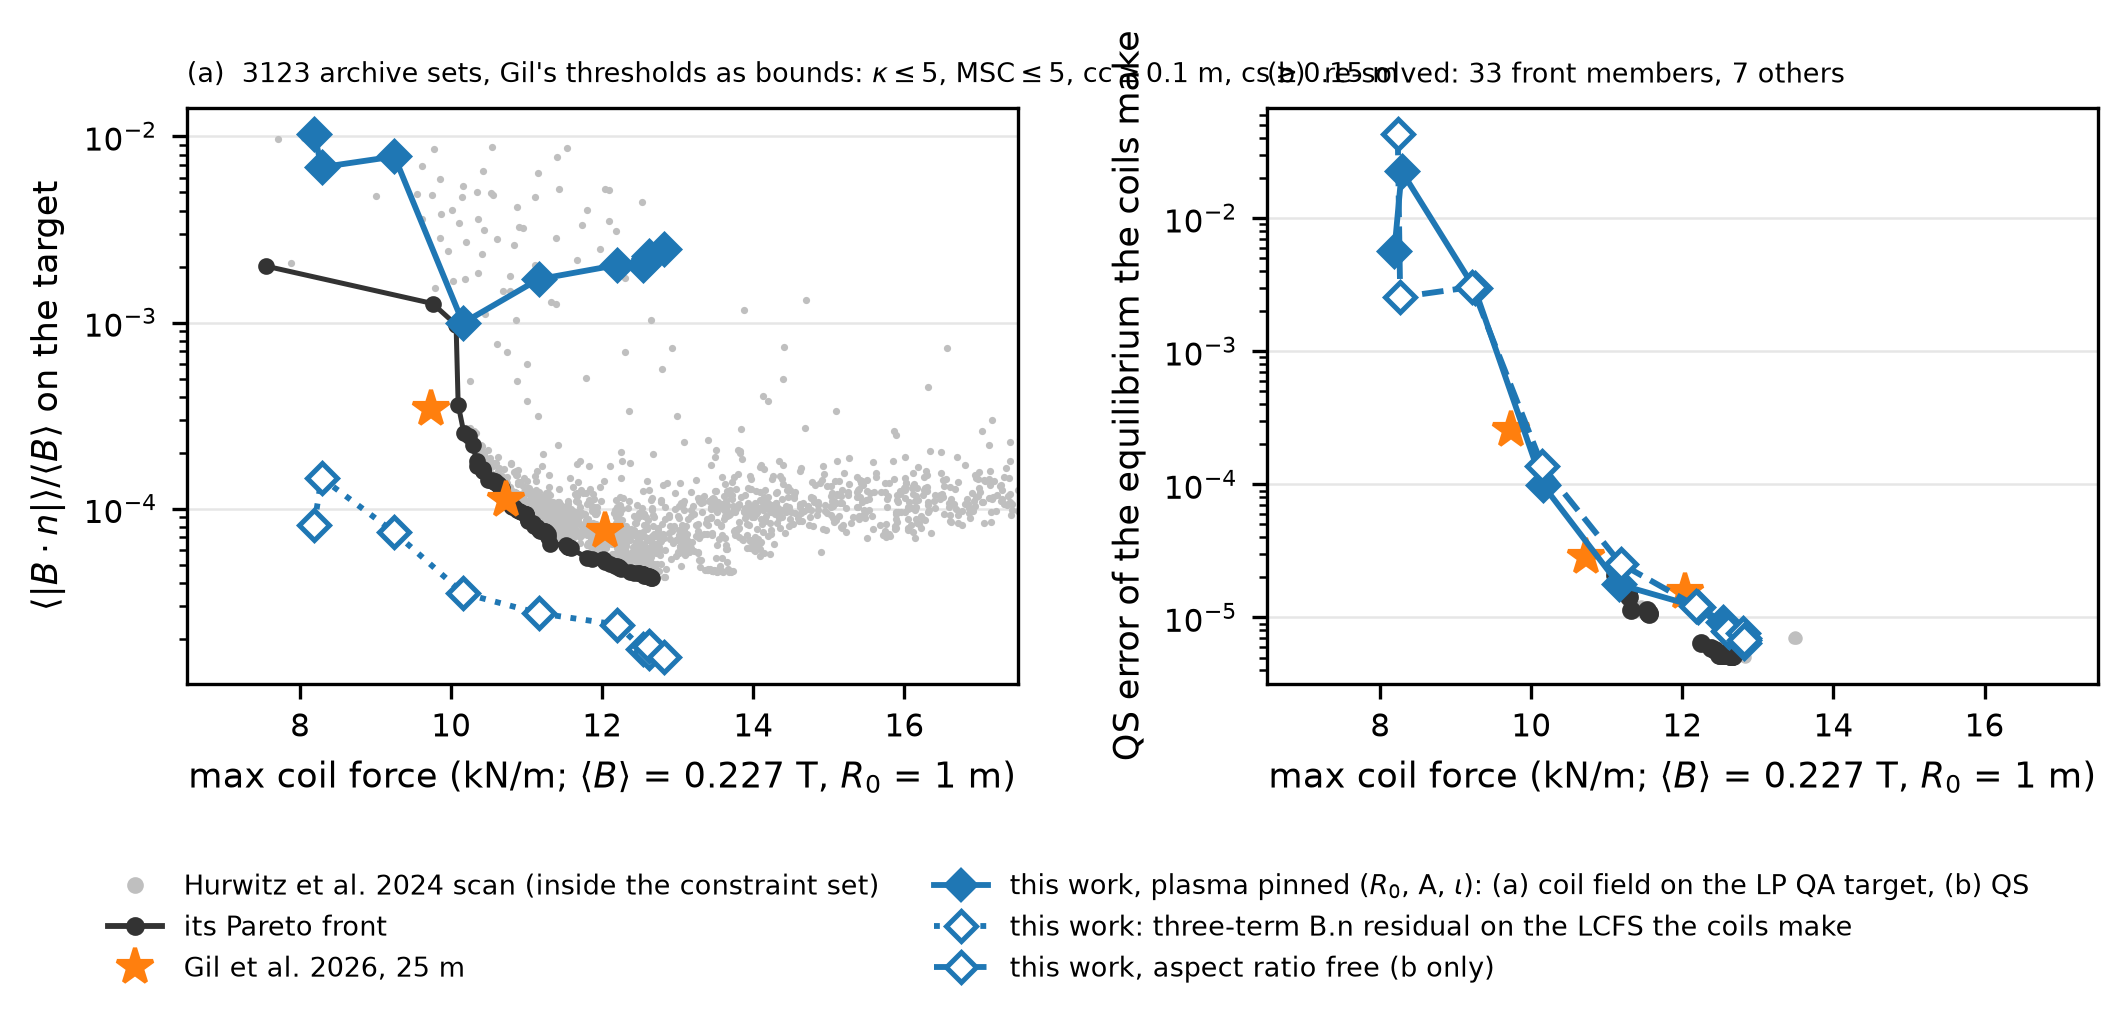

Python code for this plot:
"""Force-vs-field-error figure in the style of Gil et al. 2026 Fig. 1, under ONE constraint set (Gil's PRE thresholds as bounds:
kappa <= 5, MSC <= 5, cc >= 0.1 m, cs >= 0.15 m; 5 coils per half period, LP QA at R0 = 1 m, a = 0.05 m, <B> = 0.227 T):

    python analysis/fig_force_cloud.py analysis/fig_force_cloud.pdf [--box|--scan]

(a) every archive optimization inside the constraint set (grey cloud, their own metric <|B.n|>/<B>), its Pareto front (black),
    Gil's 25 m points (orange stars) and our strict-box runs (blue, B.n of the final coils on the LP QA target);
(b) the same front members and our runs re-solved with the three-term free-boundary evaluator at 12x12 / VC 64:
    QS error of the equilibrium the coils make.  --scan uses Gil's a-posteriori filter instead (kappa < 12, l < 6.5 m, ...),
    which is the set our 'S' family (scan constraints, start's own length) is compared with.
"""
import json
import re
import sys
from pathlib import Path

import matplotlib
import numpy as np

matplotlib.use("Agg")
import matplotlib.pyplot as plt
from matplotlib.lines import Line2D

P = Path(__file__).resolve().parents[1]
out = sys.argv[1]
mode = "scan" if "--scan" in sys.argv else "box"
cloud = json.load(open(P / "runs/hurwitz_cloud.json"))
M = json.load(open(P / "runs/force_front_metrics.json"))
EV = P / "runs/lpqa_vacuum_eval_12x12"
OURS, GIL = "C0", "C1"


def inside(r):
    if mode == "box":
        return r["kappa"] <= 5 and r["msc"] <= 5 and r["cc"] >= 0.1 and r["cs"] >= 0.15
    return r["kappa"] < 12 and r["maxl"] < 6.5 and r["cs"] > 0.166 and r["cc"] > 0.083 and r["bn"] < 4e-3


def front(pts, key_y="bn"):
    pts = sorted(pts, key=lambda p: (p[key_y], p["force"])); out, best = [], 1e9
    for p in pts:
        if p["force"] < best:
            out.append(p); best = p["force"]
    return sorted(out, key=lambda p: p["force"])


def qs_of(name):
    f = EV / name / "row.json"
    return json.load(open(f))["qa_total"] if f.exists() else None


def latest_run(prefix):
    c = sorted((p for p in (P / "runs/batch").glob(prefix + "*") if p.is_dir() and re.fullmatch(re.escape(prefix) + r"(-c\d+)?", p.name)),
               key=lambda p: int(m.group(1)) if (m := re.search(r"-c(\d+)$", p.name)) else 0)
    return c[-1] if c else None


sel = [r for r in cloud if inside(r) and 6000 <= r["force"] <= 18000 and r["bn"] < 1e-2]
fr = front(sel)
families = (("A", "-", "plasma pinned ($R_0$, A, $\\iota$)"), ("B", "--", "aspect ratio free")) if mode == "box" else \
           (("SA", "-", "plasma pinned ($R_0$, A, $\\iota$)"), ("SB", "--", "aspect ratio free"))
plt.rcParams.update({"font.size": 8, "axes.labelsize": 8.5, "axes.titlesize": 8.5, "legend.fontsize": 6.5, "xtick.labelsize": 7.5,
                     "ytick.labelsize": 7.5, "lines.linewidth": 1.4, "axes.linewidth": 0.8, "font.family": "sans-serif", "mathtext.fontset": "dejavusans"})
fig, (a, b) = plt.subplots(1, 2, figsize=(7.0, 3.0), dpi=300, gridspec_kw=dict(wspace=0.3))
# (a) their metric
a.scatter([r["force"] / 1e3 for r in sel], [r["bn"] for r in sel], s=3, color="0.75", linewidths=0, zorder=1, rasterized=True)
a.plot([r["force"] / 1e3 for r in fr], [r["bn"] for r in fr], "-", color="0.2", lw=1.2, zorder=3)
a.plot([r["force"] / 1e3 for r in fr], [r["bn"] for r in fr], "o", color="0.2", ms=3, zorder=3)
for n, m in M.items():
    if n.startswith("gilpar_L25"):
        a.plot(m["max_force"] / 1e3, m["normalized_BdotN"], "*", color=GIL, ms=9, zorder=4)
notes = []
for tag, ls, lab in families:
    pts = []
    for thr in (7, 8, 9, 10, 11, 12, 13, 14, 16, 18):
        name = f"ff25{tag}-F{thr}"; m = M.get("ours_" + name)
        d = latest_run(name)
        if m is None or d is None:
            continue
        rows = [json.loads(l) for l in (d / "metrics.jsonl").read_text().splitlines() if l.strip()] if (d / "metrics.jsonl").exists() else []
        q = qs_of("ours_" + name)
        if q is None and rows:
            q = rows[-1]["qa"]; notes.append(f"{name}: run value at step {rows[-1]['step']}")
        pts.append((m["max_force"] / 1e3, m["normalized_BdotN"], q, rows[-1]["step"] if rows else -1, rows[-1]["bn"] if rows else np.nan))
    pts.sort()
    if tag in ("A", "SA"):   # pinned plasma only: their metric (coil field on the LP QA target) and ours (three-term residual on own LCFS)
        a.plot([p[0] for p in pts], [p[1] for p in pts], "D", color=OURS, ms=5, ls=ls, mfc=OURS, mew=1.2, zorder=5)
        a.plot([p[0] for p in pts], [p[4] for p in pts], "D", color=OURS, ms=5, ls=":", mfc="white", mew=1.2, zorder=5)
    b.plot([p[0] for p in pts], [p[2] for p in pts], "D", color=OURS, ms=5, ls=ls, mfc=OURS if ls == "-" else "white", mew=1.2, zorder=5, label=f"this work, {lab}")
# (b) re-solved front members (and cloud samples) in actual QS
xs, ys, xc, yc = [], [], [], []
names = {("hurfront_" + r["uuid"][:8]): r for r in sel}
for n, m in M.items():
    if not n.startswith("hurfront_") or n not in names:
        continue
    q = qs_of(n)
    if q is None:
        continue
    (xs if names[n] in fr else xc).append(m["max_force"] / 1e3); (ys if names[n] in fr else yc).append(q)
b.plot(xc, yc, ".", color="0.75", ms=4, zorder=1)
b.plot(xs, ys, "o", color="0.2", ms=3.5, zorder=3)
for n, m in M.items():
    if n.startswith("gilpar_L25") and qs_of(n) is not None:
        b.plot(m["max_force"] / 1e3, qs_of(n), "*", color=GIL, ms=9, zorder=4)
for ax in (a, b):
    ax.set_yscale("log"); ax.set_xlim(6.5, 17.5); ax.grid(axis="y", color="0.9", lw=0.6); ax.set_axisbelow(True)
    ax.set_xlabel("max coil force (kN/m; $\\langle B\\rangle$ = 0.227 T, $R_0$ = 1 m)")
a.set_ylabel("$\\langle|B\\cdot n|\\rangle/\\langle B\\rangle$ on the target"); b.set_ylabel("QS error of the equilibrium the coils make")
title = ("Gil's thresholds as bounds: $\\kappa\\leq$5, MSC$\\leq$5, cc$\\geq$0.1 m, cs$\\geq$0.15 m" if mode == "box"
         else "Gil's filter: $\\kappa<$12, $\\ell<$6.5 m, cc$>$0.083 m, cs$>$0.166 m")
a.set_title(f"(a)  {len(sel)} archive sets, " + title, loc="left", fontsize=6.5)
b.set_title(f"(b)  re-solved: {len(xs)} front members, {len(xc)} others", loc="left", fontsize=6.5)
handles = [Line2D([], [], marker=".", color="0.75", ls="", ms=6, label="Hurwitz et al. 2024 scan (inside the constraint set)"),
           Line2D([], [], marker="o", color="0.2", ls="-", ms=3.5, label="its Pareto front"),
           Line2D([], [], marker="*", color=GIL, ls="", ms=9, label="Gil et al. 2026, 25 m"),
           Line2D([], [], marker="D", color=OURS, ls="-", ms=5, label=f"this work, {families[0][2]}: (a) coil field on the LP QA target, (b) QS"),
           Line2D([], [], marker="D", color=OURS, ls=":", ms=5, mfc="white", mew=1.2, label="this work: three-term B.n residual on the LCFS the coils make"),
           Line2D([], [], marker="D", color=OURS, ls="--", ms=5, mfc="white", mew=1.2, label=f"this work, {families[1][2]} (b only)")]
fig.legend(handles=handles, loc="lower center", ncol=2, frameon=False, bbox_to_anchor=(0.5, -0.1))
fig.subplots_adjust(left=0.08, right=0.99, top=0.9, bottom=0.26)
fig.savefig(out, bbox_inches="tight"); fig.savefig(out.replace(".pdf", ".png"), bbox_inches="tight")
print("wrote", out, f"| cloud {len(sel)}, front {len(fr)}, re-solved front members {len(xs)}"); print("\n".join("  " + n for n in notes))
